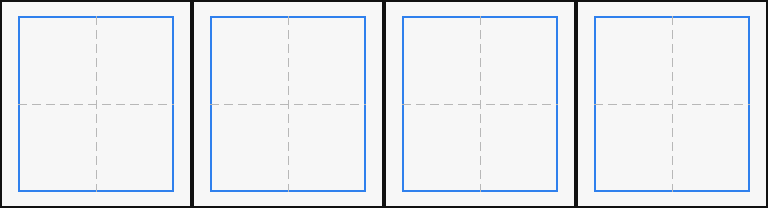
#> input picture Pets/shuangli/references/layout-guides/look-cardinals.png, 768 x 208 px, found by its file name
$ python make-row10-reference.py
#> lines starting #> are read from the running program, lines starting #| are printed output that depends on the picture
from pathlib import Path
from PIL import Image,ImageDraw
import json,hashlib
R=Path('/Users/ymy/Project/GPT-Pet/Pets/shuangli/revisions/face-shape-v4/run');src=R/'decoded/look-cardinals.png';im=Image.open(src).convert('RGB');slot=im.width//4
#> further down, im is the input picture: PIL image 768x208 RGB; mean R, G, B 231, 233.7, 237.2
#> after `slot = im.width // 4`: slot = 192
out=Image.new('RGB',(1400,500),(238,240,245));d=ImageDraw.Draw(out)
#> after `out = Image.new('RGB', (1400, 500), (238, 240, 245))`:
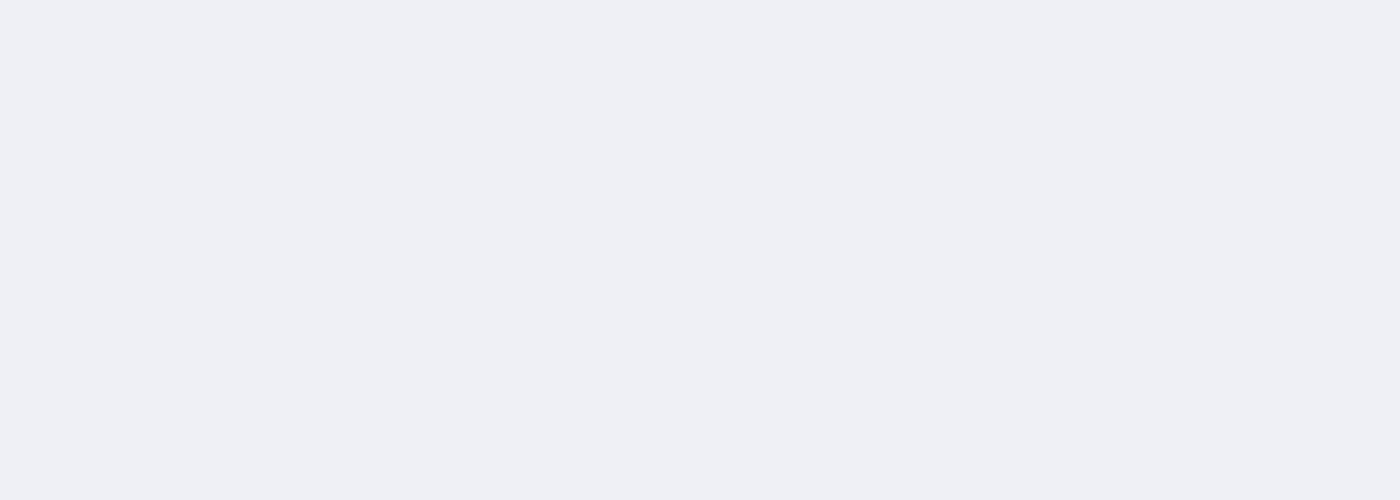
#> out: PIL image 1400x500 RGB; mean R, G, B 238, 240, 245
for ix,col,title in [(3,0,'APPROVED LEFT - PRIMARY HEAD'),(2,1,'DOWN'),(0,2,'UP')]:
    p=im.crop((ix*slot+90,5,ix*slot+slot-85,310));p.thumbnail((450,410),Image.Resampling.LANCZOS);out.paste(p,(col*465+(465-p.width)//2,42));d.text((col*465+8,12),title,fill=(20,20,30))
#> this loop made 3 passes
#> pass 1, `p = im.crop((ix * slot + 90, 5, ix * slot + slot - 85, 310))`:
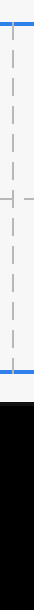
#> p: PIL image 17x305 RGB (shown 2 times larger); mean R, G, B 158.9, 159.9, 161.2
out.save(R/'references/row10-left-down-up-faces.png')
guide=Image.new('RGB',(1900,828),(245,245,245));d=ImageDraw.Draw(guide)
#> after `guide = Image.new('RGB', (1900, 828), (245, 245, 245))`: guide: PIL image 1900x828 RGB; every value is 245
for i in range(8):
    x=round((i+.5)*1900/8);d.rectangle((x-100,250,x+100,570),outline=(35,105,220),width=2);d.line((x,250,x,570),fill=(195,195,195))
guide.save(R/'references/layout-guides/look-row-10-spacious.png')
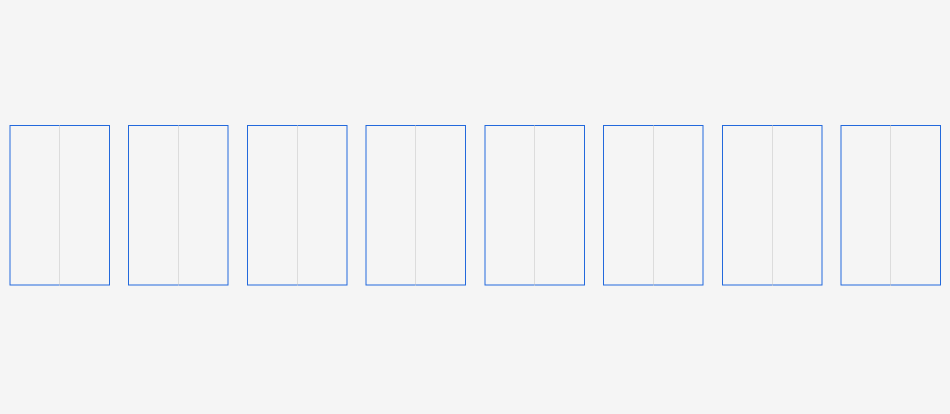
#> saved as look-row-10-spacious.png: PIL image 1900x828 RGB (shown at 1/2 size); mean R, G, B 242.7, 243.4, 244.7
(R/'qa/cardinals/row10-reference-provenance.json').write_text(json.dumps({'face_board_source':str(src),'sha256':hashlib.sha256(src.read_bytes()).hexdigest(),'operation':'Unmodified head crops only; primary left with down/up anchors, excluding right head.','guide':{'size':[1900,828],'slot_centers':'(index+0.5)*1900/8','zone':[200,320],'common_baseline':570}},indent=2)+'\n')
